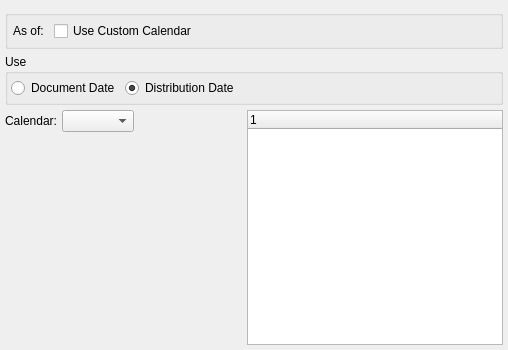
<?xml version="1.0" encoding="UTF-8"?>
<ui version="4.0">
 <comment>This file is part of the xTuple ERP: PostBooks Edition, a free and
open source Enterprise Resource Planning software suite,
Copyright (c) 1999-2010 by OpenMFG LLC, d/b/a xTuple.
It is licensed to you under the Common Public Attribution License
version 1.0, the full text of which (including xTuple-specific Exhibits)
is available at www.xtuple.com/CPAL.  By using this software, you agree
to be bound by its terms.</comment>
 <class>dspTimePhasedOpenARItems</class>
 <widget class="QWidget" name="dspTimePhasedOpenARItems">
  <property name="geometry">
   <rect>
    <x>0</x>
    <y>0</y>
    <width>508</width>
    <height>350</height>
   </rect>
  </property>
  <property name="windowTitle">
   <string>Receivables Aging</string>
  </property>
  <layout class="QGridLayout" name="gridLayout_2">
   <item row="0" column="0">
    <widget class="CustomerSelector" name="_customerSelector"/>
   </item>
   <item row="1" column="0">
    <widget class="QGroupBox" name="_asofGroup">
     <property name="title">
      <string/>
     </property>
     <layout class="QGridLayout" name="gridLayout">
      <item row="0" column="0">
       <widget class="QLabel" name="_asOfLit">
        <property name="text">
         <string>As of:</string>
        </property>
        <property name="buddy">
         <cstring>_asOf</cstring>
        </property>
       </widget>
      </item>
      <item row="0" column="1">
       <widget class="DLineEdit" name="_asOf"/>
      </item>
      <item row="0" column="2">
       <widget class="XCheckBox" name="_custom">
        <property name="text">
         <string>Use Custom Calendar</string>
        </property>
       </widget>
      </item>
      <item row="0" column="3">
       <spacer name="horizontalSpacer">
        <property name="orientation">
         <enum>Qt::Horizontal</enum>
        </property>
        <property name="sizeHint" stdset="0">
         <size>
          <width>0</width>
          <height>20</height>
         </size>
        </property>
       </spacer>
      </item>
     </layout>
    </widget>
   </item>
   <item row="2" column="0">
    <widget class="QGroupBox" name="_useGroup">
     <property name="title">
      <string>Use</string>
     </property>
     <layout class="QHBoxLayout">
      <property name="leftMargin">
       <number>3</number>
      </property>
      <property name="topMargin">
       <number>0</number>
      </property>
      <property name="rightMargin">
       <number>3</number>
      </property>
      <property name="bottomMargin">
       <number>0</number>
      </property>
      <item>
       <widget class="QRadioButton" name="_useDocDate">
        <property name="text">
         <string>Document Date</string>
        </property>
       </widget>
      </item>
      <item>
       <widget class="QRadioButton" name="_useDistDate">
        <property name="text">
         <string>Distribution Date</string>
        </property>
        <property name="checked">
         <bool>true</bool>
        </property>
       </widget>
      </item>
      <item>
       <spacer>
        <property name="orientation">
         <enum>Qt::Horizontal</enum>
        </property>
        <property name="sizeHint" stdset="0">
         <size>
          <width>0</width>
          <height>28</height>
         </size>
        </property>
       </spacer>
      </item>
     </layout>
    </widget>
   </item>
   <item row="3" column="0">
    <layout class="QHBoxLayout">
     <property name="spacing">
      <number>7</number>
     </property>
     <item>
      <layout class="QVBoxLayout">
       <property name="spacing">
        <number>0</number>
       </property>
       <item>
        <layout class="QHBoxLayout">
         <property name="spacing">
          <number>5</number>
         </property>
         <item>
          <widget class="QLabel" name="_calendarLit">
           <property name="text">
            <string>Calendar:</string>
           </property>
           <property name="alignment">
            <set>Qt::AlignRight|Qt::AlignTrailing|Qt::AlignVCenter</set>
           </property>
          </widget>
         </item>
         <item>
          <widget class="CalendarComboBox" name="_calendar"/>
         </item>
         <item>
          <spacer name="horizontalSpacer_3">
           <property name="orientation">
            <enum>Qt::Horizontal</enum>
           </property>
           <property name="sizeHint" stdset="0">
            <size>
             <width>40</width>
             <height>20</height>
            </size>
           </property>
          </spacer>
         </item>
        </layout>
       </item>
       <item>
        <spacer>
         <property name="orientation">
          <enum>Qt::Vertical</enum>
         </property>
         <property name="sizeType">
          <enum>QSizePolicy::Expanding</enum>
         </property>
         <property name="sizeHint" stdset="0">
          <size>
           <width>20</width>
           <height>0</height>
          </size>
         </property>
        </spacer>
       </item>
      </layout>
     </item>
     <item>
      <widget class="PeriodsListView" name="_periods">
       <property name="sizePolicy">
        <sizepolicy hsizetype="Expanding" vsizetype="Preferred">
         <horstretch>0</horstretch>
         <verstretch>0</verstretch>
        </sizepolicy>
       </property>
       <property name="minimumSize">
        <size>
         <width>0</width>
         <height>120</height>
        </size>
       </property>
      </widget>
     </item>
    </layout>
   </item>
  </layout>
 </widget>
 <layoutdefault spacing="5" margin="5"/>
 <pixmapfunction>qPixmapFromMimeSource</pixmapfunction>
 <customwidgets>
  <customwidget>
   <class>CalendarComboBox</class>
   <extends>XComboBox</extends>
   <header>calendarTools.h</header>
  </customwidget>
  <customwidget>
   <class>CustomerSelector</class>
   <extends>QWidget</extends>
   <header>customerselector.h</header>
  </customwidget>
  <customwidget>
   <class>DLineEdit</class>
   <extends>QWidget</extends>
   <header>datecluster.h</header>
   <container>1</container>
  </customwidget>
  <customwidget>
   <class>PeriodsListView</class>
   <extends>XTreeWidget</extends>
   <header>calendarTools.h</header>
  </customwidget>
  <customwidget>
   <class>XCheckBox</class>
   <extends>QCheckBox</extends>
   <header>xcheckbox.h</header>
  </customwidget>
  <customwidget>
   <class>XComboBox</class>
   <extends>QComboBox</extends>
   <header>xcombobox.h</header>
  </customwidget>
  <customwidget>
   <class>XTreeWidget</class>
   <extends>QTreeWidget</extends>
   <header>xtreewidget.h</header>
   <container>1</container>
  </customwidget>
 </customwidgets>
 <tabstops>
  <tabstop>_asOf</tabstop>
  <tabstop>_custom</tabstop>
  <tabstop>_periods</tabstop>
 </tabstops>
 <resources/>
 <connections>
  <connection>
   <sender>_calendar</sender>
   <signal>newCalendarId(int)</signal>
   <receiver>_periods</receiver>
   <slot>populate(int)</slot>
   <hints>
    <hint type="sourcelabel">
     <x>154</x>
     <y>187</y>
    </hint>
    <hint type="destinationlabel">
     <x>590</x>
     <y>271</y>
    </hint>
   </hints>
  </connection>
  <connection>
   <sender>_calendar</sender>
   <signal>select(ParameterList&amp;)</signal>
   <receiver>_periods</receiver>
   <slot>load(ParameterList&amp;)</slot>
   <hints>
    <hint type="sourcelabel">
     <x>154</x>
     <y>187</y>
    </hint>
    <hint type="destinationlabel">
     <x>590</x>
     <y>271</y>
    </hint>
   </hints>
  </connection>
 </connections>
</ui>
